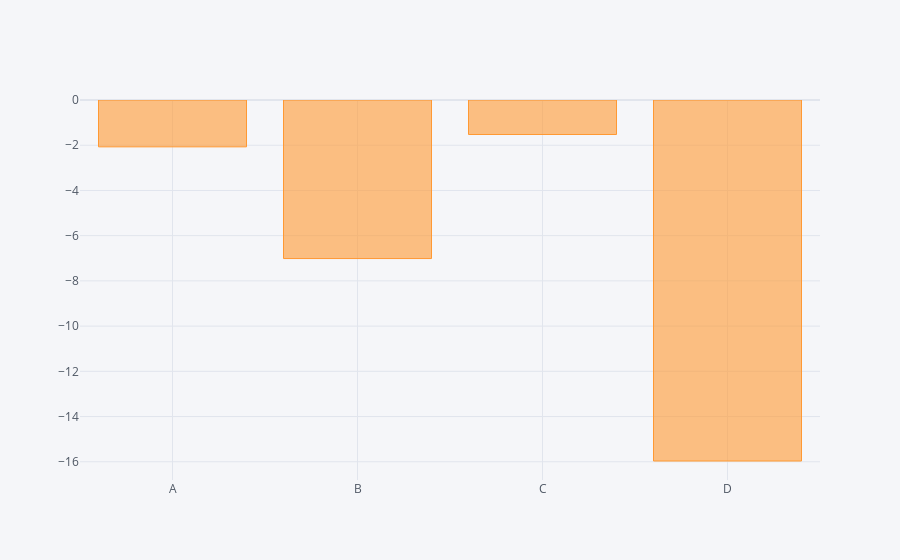

Notebook code cell kept with this figure:
### Code cell
df.sum().iplot(kind = 'bar')

### Figure 1 — Plotly figure (JSON) as saved in the notebook; plotly's stock layout.template omitted (floating-point values rounded to 4 significant figures)
{"data": [{"marker": {"color": "rgba(255, 153, 51, 0.6)", "line": {"color": "rgba(255, 153, 51, 1.0)", "width": 1}}, "name": "None", "orientation": "v", "text": "", "type": "bar", "x": ["A", "B", "C", "D"], "y": [-2.072, -7.012, -1.526, -15.97]}], "layout": {"legend": {"bgcolor": "#F5F6F9", "font": {"color": "#4D5663"}}, "paper_bgcolor": "#F5F6F9", "plot_bgcolor": "#F5F6F9", "title": {"font": {"color": "#4D5663"}}, "xaxis": {"gridcolor": "#E1E5ED", "showgrid": true, "tickfont": {"color": "#4D5663"}, "title": {"font": {"color": "#4D5663"}, "text": ""}, "zerolinecolor": "#E1E5ED"}, "yaxis": {"gridcolor": "#E1E5ED", "showgrid": true, "tickfont": {"color": "#4D5663"}, "title": {"font": {"color": "#4D5663"}, "text": ""}, "zerolinecolor": "#E1E5ED"}}}
